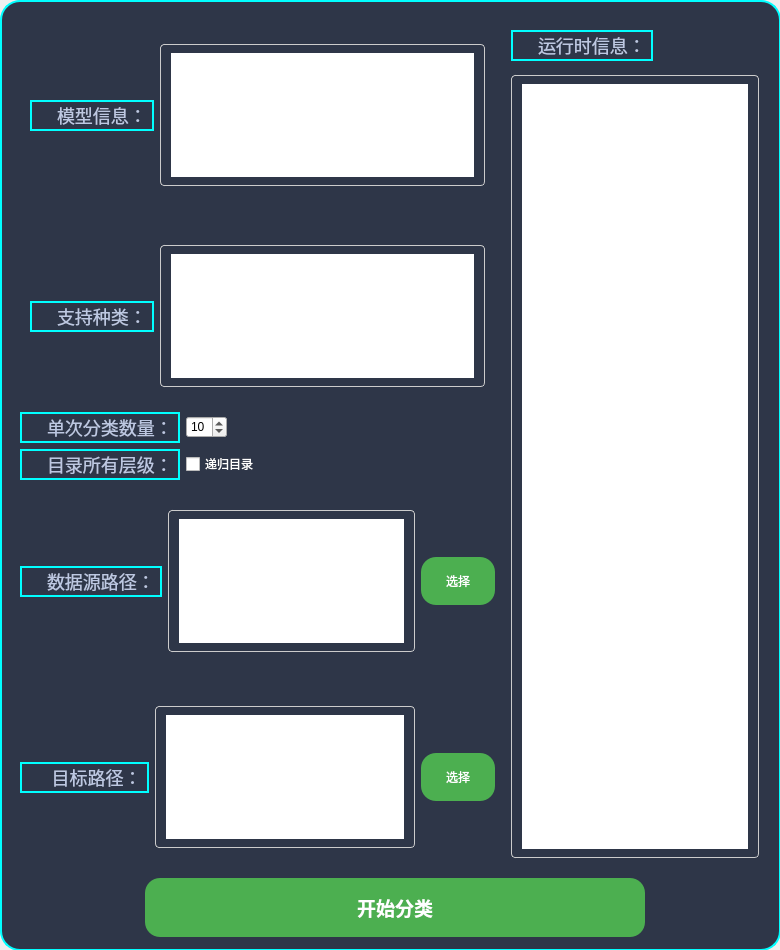
<?xml version="1.0" encoding="UTF-8"?>
<ui version="4.0">
 <class>Form</class>
 <widget class="QWidget" name="Form">
  <property name="geometry">
   <rect>
    <x>0</x>
    <y>0</y>
    <width>780</width>
    <height>950</height>
   </rect>
  </property>
  <property name="windowTitle">
   <string>1920*1080壁纸分类</string>
  </property>
  <property name="styleSheet">
   <string notr="true">QPushButton {
  display: inline-block;
  padding: 15px 25px;
  cursor: pointer;
  text-align: center;   
  text-decoration: none;
  outline: none;
  color: #fff;
  background-color: #4CAF50;
  border: none;
  border-radius: 15px;
  box-shadow: 0 9px #999;
}
QPushButton:hover {background-color: #3e8e41}

QPushButton:active {
  background-color: #3e8e41;
  box-shadow: 0 5px #666;
  transform: translateY(4px);
}


QTextEdit{
width: 100%;
  padding: 8px 10px;
  margin: 4px 0;
  display: inline-block;
  border: 1px solid #ccc;
  border-radius: 4px;
  box-sizing: border-box;
}

QLabel {
    font-family: &quot;Microsoft YaHei&quot;;
    font-size: 18px;
    color: #BDC8E2;
    font-style: normal;
    font-weight: normal;
    border-style: solid;
    border-width: 2px;
    border-color: aqua;
    border-radius: 20px;

    padding-left: 20px;
    padding-top: 0px;

    background-color: #2E3648;
    background-repeat: no-repeat;
    background-position: left center;
}
/*
QLabel:hover{
	color: red;
	border-color: green;
    background-color: aqua;
}
QLabel:disabled{
	color: blue;
	border-color: brown;
    background-color: aqua;
}
*/
</string>
  </property>
  <widget class="QLabel" name="label_8">
   <property name="geometry">
    <rect>
     <x>0</x>
     <y>0</y>
     <width>781</width>
     <height>951</height>
    </rect>
   </property>
   <property name="styleSheet">
    <string notr="true">QLabel:hover{
}
QLabel:disabled{
}
</string>
   </property>
   <property name="text">
    <string/>
   </property>
  </widget>
  <widget class="QWidget" name="layoutWidget">
   <property name="geometry">
    <rect>
     <x>20</x>
     <y>20</y>
     <width>749</width>
     <height>917</height>
    </rect>
   </property>
   <layout class="QVBoxLayout" name="verticalLayout_3">
    <item>
     <layout class="QHBoxLayout" name="horizontalLayout_7">
      <item>
       <layout class="QVBoxLayout" name="verticalLayout_2">
        <item>
         <layout class="QHBoxLayout" name="horizontalLayout">
          <property name="leftMargin">
           <number>10</number>
          </property>
          <property name="topMargin">
           <number>10</number>
          </property>
          <property name="rightMargin">
           <number>10</number>
          </property>
          <property name="bottomMargin">
           <number>10</number>
          </property>
          <item>
           <layout class="QVBoxLayout" name="verticalLayout_5">
            <item>
             <spacer name="verticalSpacer_3">
              <property name="orientation">
               <enum>Qt::Vertical</enum>
              </property>
              <property name="sizeHint" stdset="0">
               <size>
                <width>20</width>
                <height>40</height>
               </size>
              </property>
             </spacer>
            </item>
            <item>
             <widget class="QLabel" name="label">
              <property name="maximumSize">
               <size>
                <width>16777215</width>
                <height>100</height>
               </size>
              </property>
              <property name="font">
               <font>
                <family>Microsoft YaHei</family>
                <pointsize>-1</pointsize>
                <weight>50</weight>
                <italic>false</italic>
                <bold>false</bold>
               </font>
              </property>
              <property name="text">
               <string>模型信息：</string>
              </property>
             </widget>
            </item>
            <item>
             <spacer name="verticalSpacer_4">
              <property name="orientation">
               <enum>Qt::Vertical</enum>
              </property>
              <property name="sizeHint" stdset="0">
               <size>
                <width>20</width>
                <height>40</height>
               </size>
              </property>
             </spacer>
            </item>
           </layout>
          </item>
          <item>
           <widget class="QTextEdit" name="modelInfor">
            <property name="maximumSize">
             <size>
              <width>16777215</width>
              <height>150</height>
             </size>
            </property>
            <property name="styleSheet">
             <string notr="true"/>
            </property>
            <property name="readOnly">
             <bool>true</bool>
            </property>
           </widget>
          </item>
         </layout>
        </item>
        <item>
         <layout class="QHBoxLayout" name="horizontalLayout_2">
          <property name="leftMargin">
           <number>10</number>
          </property>
          <property name="topMargin">
           <number>10</number>
          </property>
          <property name="rightMargin">
           <number>10</number>
          </property>
          <item>
           <layout class="QVBoxLayout" name="verticalLayout_4">
            <item>
             <spacer name="verticalSpacer">
              <property name="orientation">
               <enum>Qt::Vertical</enum>
              </property>
              <property name="sizeHint" stdset="0">
               <size>
                <width>20</width>
                <height>40</height>
               </size>
              </property>
             </spacer>
            </item>
            <item>
             <widget class="QLabel" name="label_2">
              <property name="font">
               <font>
                <family>Microsoft YaHei</family>
                <pointsize>-1</pointsize>
                <weight>50</weight>
                <italic>false</italic>
                <bold>false</bold>
               </font>
              </property>
              <property name="text">
               <string>支持种类：</string>
              </property>
             </widget>
            </item>
            <item>
             <spacer name="verticalSpacer_2">
              <property name="orientation">
               <enum>Qt::Vertical</enum>
              </property>
              <property name="sizeHint" stdset="0">
               <size>
                <width>20</width>
                <height>40</height>
               </size>
              </property>
             </spacer>
            </item>
           </layout>
          </item>
          <item>
           <widget class="QTextEdit" name="modelType">
            <property name="maximumSize">
             <size>
              <width>16777215</width>
              <height>150</height>
             </size>
            </property>
            <property name="styleSheet">
             <string notr="true"/>
            </property>
            <property name="readOnly">
             <bool>true</bool>
            </property>
           </widget>
          </item>
         </layout>
        </item>
        <item>
         <layout class="QHBoxLayout" name="horizontalLayout_3">
          <item>
           <widget class="QLabel" name="label_3">
            <property name="font">
             <font>
              <family>Microsoft YaHei</family>
              <pointsize>-1</pointsize>
              <weight>50</weight>
              <italic>false</italic>
              <bold>false</bold>
             </font>
            </property>
            <property name="text">
             <string>单次分类数量：</string>
            </property>
           </widget>
          </item>
          <item>
           <widget class="QSpinBox" name="onlyNumber">
            <property name="value">
             <number>10</number>
            </property>
           </widget>
          </item>
          <item>
           <spacer name="horizontalSpacer_3">
            <property name="orientation">
             <enum>Qt::Horizontal</enum>
            </property>
            <property name="sizeHint" stdset="0">
             <size>
              <width>40</width>
              <height>20</height>
             </size>
            </property>
           </spacer>
          </item>
         </layout>
        </item>
        <item>
         <layout class="QHBoxLayout" name="horizontalLayout_4">
          <item>
           <widget class="QLabel" name="label_5">
            <property name="font">
             <font>
              <family>Microsoft YaHei</family>
              <pointsize>-1</pointsize>
              <weight>50</weight>
              <italic>false</italic>
              <bold>false</bold>
             </font>
            </property>
            <property name="text">
             <string>目录所有层级：</string>
            </property>
           </widget>
          </item>
          <item>
           <widget class="QCheckBox" name="recursionPath">
            <property name="styleSheet">
             <string notr="true">QCheckBox{
	color:white;
}</string>
            </property>
            <property name="text">
             <string>递归目录</string>
            </property>
           </widget>
          </item>
          <item>
           <spacer name="horizontalSpacer_4">
            <property name="orientation">
             <enum>Qt::Horizontal</enum>
            </property>
            <property name="sizeHint" stdset="0">
             <size>
              <width>40</width>
              <height>20</height>
             </size>
            </property>
           </spacer>
          </item>
         </layout>
        </item>
        <item>
         <layout class="QHBoxLayout" name="horizontalLayout_5">
          <item>
           <layout class="QVBoxLayout" name="verticalLayout_6">
            <item>
             <spacer name="verticalSpacer_5">
              <property name="orientation">
               <enum>Qt::Vertical</enum>
              </property>
              <property name="sizeHint" stdset="0">
               <size>
                <width>20</width>
                <height>40</height>
               </size>
              </property>
             </spacer>
            </item>
            <item>
             <widget class="QLabel" name="label_6">
              <property name="font">
               <font>
                <family>Microsoft YaHei</family>
                <pointsize>-1</pointsize>
                <weight>50</weight>
                <italic>false</italic>
                <bold>false</bold>
               </font>
              </property>
              <property name="text">
               <string>数据源路径：</string>
              </property>
             </widget>
            </item>
            <item>
             <spacer name="verticalSpacer_6">
              <property name="orientation">
               <enum>Qt::Vertical</enum>
              </property>
              <property name="sizeHint" stdset="0">
               <size>
                <width>20</width>
                <height>40</height>
               </size>
              </property>
             </spacer>
            </item>
           </layout>
          </item>
          <item>
           <widget class="QTextEdit" name="fromPath">
            <property name="maximumSize">
             <size>
              <width>16777215</width>
              <height>150</height>
             </size>
            </property>
            <property name="styleSheet">
             <string notr="true"/>
            </property>
            <property name="readOnly">
             <bool>true</bool>
            </property>
           </widget>
          </item>
          <item>
           <widget class="QPushButton" name="btu_selectFromPath">
            <property name="styleSheet">
             <string notr="true"/>
            </property>
            <property name="text">
             <string>选择</string>
            </property>
           </widget>
          </item>
         </layout>
        </item>
        <item>
         <layout class="QHBoxLayout" name="horizontalLayout_6">
          <item>
           <layout class="QVBoxLayout" name="verticalLayout_7">
            <item>
             <spacer name="verticalSpacer_7">
              <property name="orientation">
               <enum>Qt::Vertical</enum>
              </property>
              <property name="sizeHint" stdset="0">
               <size>
                <width>20</width>
                <height>40</height>
               </size>
              </property>
             </spacer>
            </item>
            <item>
             <widget class="QLabel" name="label_7">
              <property name="font">
               <font>
                <family>Microsoft YaHei</family>
                <pointsize>-1</pointsize>
                <weight>50</weight>
                <italic>false</italic>
                <bold>false</bold>
               </font>
              </property>
              <property name="text">
               <string> 目标路径：</string>
              </property>
             </widget>
            </item>
            <item>
             <spacer name="verticalSpacer_8">
              <property name="orientation">
               <enum>Qt::Vertical</enum>
              </property>
              <property name="sizeHint" stdset="0">
               <size>
                <width>20</width>
                <height>40</height>
               </size>
              </property>
             </spacer>
            </item>
           </layout>
          </item>
          <item>
           <widget class="QTextEdit" name="targetPath">
            <property name="maximumSize">
             <size>
              <width>16777215</width>
              <height>150</height>
             </size>
            </property>
            <property name="styleSheet">
             <string notr="true"/>
            </property>
            <property name="readOnly">
             <bool>true</bool>
            </property>
           </widget>
          </item>
          <item>
           <widget class="QPushButton" name="btu_selectTargetPath">
            <property name="styleSheet">
             <string notr="true"/>
            </property>
            <property name="text">
             <string>选择</string>
            </property>
           </widget>
          </item>
         </layout>
        </item>
       </layout>
      </item>
      <item>
       <layout class="QVBoxLayout" name="verticalLayout">
        <property name="spacing">
         <number>10</number>
        </property>
        <property name="leftMargin">
         <number>10</number>
        </property>
        <property name="topMargin">
         <number>10</number>
        </property>
        <property name="rightMargin">
         <number>10</number>
        </property>
        <property name="bottomMargin">
         <number>10</number>
        </property>
        <item>
         <layout class="QHBoxLayout" name="horizontalLayout_9">
          <item>
           <widget class="QLabel" name="label_4">
            <property name="font">
             <font>
              <family>Microsoft YaHei</family>
              <pointsize>-1</pointsize>
              <weight>50</weight>
              <italic>false</italic>
              <bold>false</bold>
             </font>
            </property>
            <property name="text">
             <string>运行时信息：</string>
            </property>
           </widget>
          </item>
          <item>
           <spacer name="horizontalSpacer_5">
            <property name="orientation">
             <enum>Qt::Horizontal</enum>
            </property>
            <property name="sizeHint" stdset="0">
             <size>
              <width>40</width>
              <height>20</height>
             </size>
            </property>
           </spacer>
          </item>
         </layout>
        </item>
        <item>
         <widget class="QTextEdit" name="runtimeInfor">
          <property name="font">
           <font>
            <pointsize>9</pointsize>
            <weight>50</weight>
            <italic>false</italic>
            <bold>false</bold>
           </font>
          </property>
          <property name="styleSheet">
           <string notr="true"/>
          </property>
         </widget>
        </item>
       </layout>
      </item>
     </layout>
    </item>
    <item>
     <layout class="QHBoxLayout" name="horizontalLayout_8">
      <item>
       <spacer name="horizontalSpacer">
        <property name="orientation">
         <enum>Qt::Horizontal</enum>
        </property>
        <property name="sizeHint" stdset="0">
         <size>
          <width>40</width>
          <height>20</height>
         </size>
        </property>
       </spacer>
      </item>
      <item>
       <widget class="QPushButton" name="btu_startRun">
        <property name="minimumSize">
         <size>
          <width>500</width>
          <height>50</height>
         </size>
        </property>
        <property name="font">
         <font>
          <pointsize>14</pointsize>
          <weight>75</weight>
          <italic>false</italic>
          <bold>true</bold>
         </font>
        </property>
        <property name="styleSheet">
         <string notr="true"/>
        </property>
        <property name="text">
         <string>开始分类</string>
        </property>
        <property name="autoDefault">
         <bool>false</bool>
        </property>
        <property name="default">
         <bool>false</bool>
        </property>
       </widget>
      </item>
      <item>
       <spacer name="horizontalSpacer_2">
        <property name="orientation">
         <enum>Qt::Horizontal</enum>
        </property>
        <property name="sizeHint" stdset="0">
         <size>
          <width>40</width>
          <height>20</height>
         </size>
        </property>
       </spacer>
      </item>
     </layout>
    </item>
   </layout>
  </widget>
 </widget>
 <resources/>
 <connections/>
</ui>
